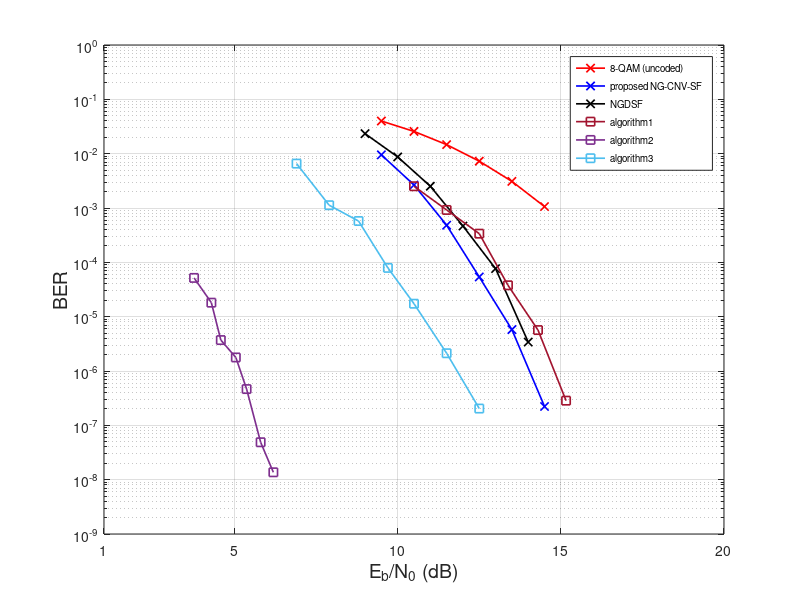

Here is the MATLAB script that generated this plot:
%BER Performance of NG-CNV-SF over GF(8) with 8-QAM, N=45, K=15
%nbldpc_45_2_3_gf8.mat
%algorithm1 (Paper name: )
%EMS
%simulation setup of our own

Eb_No_db=[9.5, 10.5, 11.5, 12.5, 13.5, 14.5];

uncoded=[3.989256e-02, 2.567559e-02, 1.465818e-02, 7.274726e-03, 3.090000e-03, 1.061556e-03];

CNV=[9.513712e-03, 2.653124e-03, 4.823268e-04, 5.377661e-05, 5.777778e-06, 2.222222e-07];

Eb_No_ngdsf=9:1:14;
%T=30, eta=5, w=35, flip_num=2;
NGDSF = [2.336283e-02, 8.714006e-03, 2.515366e-03, 4.659757e-04, 7.652939e-05,  3.407445e-06];

%algorithm1=[1.709049e-02, 5.612815e-03, 1.827029e-03, 4.800646e-04, 1.035000e-04,2.033333e-05];

%data from plotdizitizer
x_for_algo1= [10.5, 11.5, 12.5, 13.38, 14.3, 15.16];
algorithm1=[0.002513489112177349, 0.0009204260882470623, 0.000337055044249586, 0.00003780613901032568, 0.0000056684275986545415, 2.8463849130042736e-7];

%algorithm2=[ 0.01167, 0.00344, 0.000951, 0.0002241, 1.1e-05, 6.333333e-06]

%data from plotdizitizer
x_for_algo2=[3.76, 4.29, 4.58, 5.04, 5.37, 5.8, 6.19];
algorithm2=[0.00005167689353077303, 0.00001809746429760075, 0.0000037089593846081383, 0.0000017754460466292086, 4.6514678944760467e-7, 4.879391338903215e-8, 1.3668915917771727e-8];

x_for_algo3=[6.9, 7.9, 8.8, 9.7, 10.5, 11.5, 12.5];
algorithm3=[0.006564089821917644, 0.0011252435634589665, 0.000575954017022894, 0.0000789781443059708, 0.00001730721332830597, 0.0000021226080457660694, 2.0364055215803732e-7];

%Eb_No_ems=[3.6, 3.8, 4, 4.2, 4.4];
%ber_ems=[3.4327e-05, 2.12528e-05, 7.33333e-06, 4.66667e-06, 1.33333e-06];


figure;

semilogy(Eb_No_db, uncoded, 'rx-', 'LineWidth', 1.2);
grid on;
hold on;

semilogy(Eb_No_db, CNV, 'bx-','LineWidth', 1.2);

semilogy(Eb_No_ngdsf, NGDSF, 'kx-','LineWidth', 1.2);

semilogy(x_for_algo1, algorithm1, '-s', 'Color', [0.6350 0.0780 0.1840], 'LineWidth', 1.2);


semilogy(x_for_algo2, algorithm2, '-s', 'Color', [0.4940 0.1840 0.5560], 'LineWidth', 1.2);

semilogy(x_for_algo3, algorithm3, '-s','Color', [0.3010 0.7450 0.9330], 'LineWidth', 1.2);

%semilogy(Eb_No_ems, ber_ems, 'mx-', 'LineWidth', 1.2);
hold off;

 ylim([10e-10 10e-1]);
 xlim([1 20]);
 xticks([1 5 10 15 20]);
 xlabel('E_b/N_0 (dB)', 'FontSize', 14);
 ylabel('BER', 'FontSize', 14);
 %title('BER comparison for NB-LDPC code (45,2,3) over GF(8)');
 hold off;
 legend( '8-QAM (uncoded)', 'proposed NG-CNV-SF', 'NGDSF','algorithm1','algorithm2','algorithm3', 'Location', 'northeast', 'FontSize', 7);
